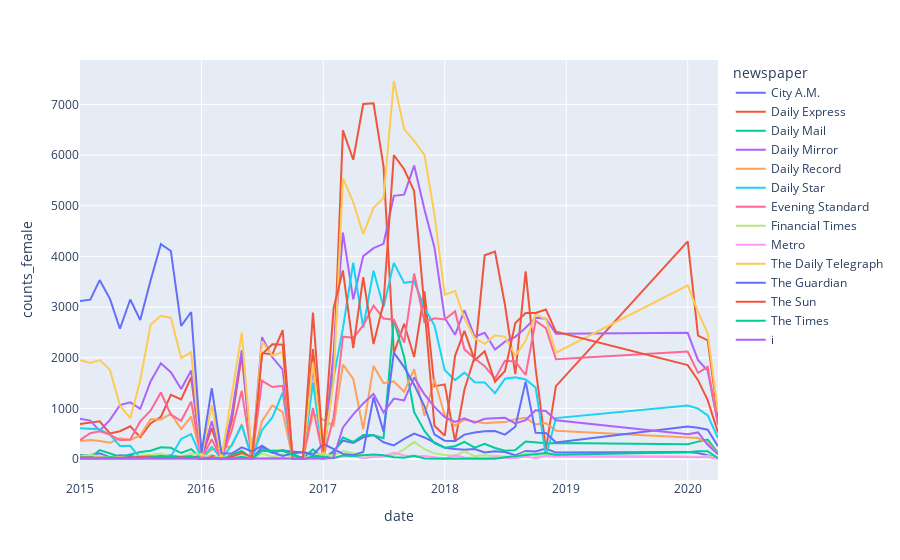

Notebook source saved alongside this figure:
### Code cell
month_df = gender_repr_uk_df.groupby('newspaper').resample('M', on='date').sum().reset_index()
month_df['date'] = month_df['date'].dt.strftime("%Y-%m")
female_quotes = month_df.loc[month_df['counts_female'] != 0]

fig = px.line(female_quotes, x='date', y='counts_female', color='newspaper')
fig.show()

### Figure 1 — Plotly figure (JSON) as saved in the notebook; plotly's stock layout.template omitted (floating-point values rounded to 4 significant figures)
{"data": [{"hovertemplate": "newspaper=City A.M.<br>date=%{x}<br>counts_female=%{y}<extra></extra>", "legendgroup": "City A.M.", "line": {"color": "#636efa", "dash": "solid"}, "mode": "lines", "name": "City A.M.", "orientation": "v", "showlegend": true, "type": "scatter", "x": ["2015-01", "2015-02", "2015-03", "2015-04", "2015-05", "2015-06", "2015-07", "2015-08", "2015-09", "2015-10", "2015-11", "2015-12", "2016-02", "2016-04", "2016-05", "2016-06", "2016-07", "2016-08", "2016-09", "2016-12", "2017-01", "2017-02", "2017-03", "2017-04", "2017-05", "2017-06", "2017-07", "2017-08", "2017-09", "2017-10", "2017-11", "2017-12", "2018-01", "2018-02", "2018-03", "2018-04", "2018-05", "2018-06", "2018-07", "2018-08", "2018-09", "2018-10", "2018-11", "2018-12", "2020-01", "2020-02", "2020-03", "2020-04"], "xaxis": "x", "y": [69, 78, 114, 38, 73, 62, 29, 42, 68, 74, 21, 43, 34, 5, 16, 8, 237, 119, 171, 109, 6, 160, 364, 318, 430, 474, 332, 270, 396, 502, 426, 326, 224, 197, 185, 198, 130, 152, 137, 74, 161, 149, 207, 128, 140, 117, 75, 13], "yaxis": "y"}, {"hovertemplate": "newspaper=Daily Express<br>date=%{x}<br>counts_female=%{y}<extra></extra>", "legendgroup": "Daily Express", "line": {"color": "#EF553B", "dash": "solid"}, "mode": "lines", "name": "Daily Express", "orientation": "v", "showlegend": true, "type": "scatter", "x": ["2015-01", "2015-02", "2015-03", "2015-04", "2015-05", "2015-06", "2015-07", "2015-08", "2015-09", "2015-10", "2015-11", "2015-12", "2016-01", "2016-02", "2016-03", "2016-04", "2016-05", "2016-06", "2016-07", "2016-08", "2016-09", "2016-10", "2016-11", "2016-12", "2017-01", "2017-02", "2017-03", "2017-04", "2017-05", "2017-06", "2017-07", "2017-08", "2017-09", "2017-10", "2017-11", "2017-12", "2018-01", "2018-02", "2018-03", "2018-04", "2018-05", "2018-06", "2018-07", "2018-08", "2018-09", "2018-10", "2018-11", "2018-12", "2020-01", "2020-02", "2020-03", "2020-04"], "xaxis": "x", "y": [691, 721, 746, 505, 550, 646, 432, 703, 831, 1267, 1175, 1613, 33, 611, 6, 748, 2051, 35, 2092, 2065, 2544, 6, 31, 2171, 54, 1754, 6488, 5908, 7008, 7022, 5778, 2090, 2670, 2014, 3308, 1434, 1474, 343, 1367, 2022, 4021, 4094, 3041, 1678, 3703, 1794, 197, 1439, 4296, 2435, 2344, 826], "yaxis": "y"}, {"hovertemplate": "newspaper=Daily Mail<br>date=%{x}<br>counts_female=%{y}<extra></extra>", "legendgroup": "Daily Mail", "line": {"color": "#00cc96", "dash": "solid"}, "mode": "lines", "name": "Daily Mail", "orientation": "v", "showlegend": true, "type": "scatter", "x": ["2015-01", "2015-02", "2015-03", "2015-04", "2015-05", "2015-06", "2015-07", "2015-08", "2015-09", "2015-10", "2015-11", "2015-12", "2016-01", "2016-02", "2016-03", "2016-04", "2016-05", "2016-06", "2016-07", "2016-08", "2016-09", "2016-11", "2016-12", "2017-01", "2017-02", "2017-03", "2017-04", "2017-05", "2017-06", "2017-07", "2017-08", "2017-09", "2017-10", "2017-11", "2017-12", "2018-01", "2018-02", "2018-03", "2018-04", "2018-05", "2018-06", "2018-07", "2018-08", "2018-09", "2018-10", "2018-11", "2018-12", "2020-01", "2020-02", "2020-03", "2020-04"], "xaxis": "x", "y": [81, 27, 178, 103, 46, 91, 139, 164, 231, 222, 119, 196, 4, 72, 2, 83, 159, 13, 175, 139, 177, 16, 192, 16, 120, 426, 336, 476, 470, 412, 2754, 2008, 926, 556, 312, 224, 252, 338, 225, 302, 219, 164, 176, 347, 329, 310, 315, 294, 344, 385, 123], "yaxis": "y"}, {"hovertemplate": "newspaper=Daily Mirror<br>date=%{x}<br>counts_female=%{y}<extra></extra>", "legendgroup": "Daily Mirror", "line": {"color": "#ab63fa", "dash": "solid"}, "mode": "lines", "name": "Daily Mirror", "orientation": "v", "showlegend": true, "type": "scatter", "x": ["2015-01", "2015-02", "2015-03", "2015-04", "2015-05", "2015-06", "2015-07", "2015-08", "2015-09", "2015-10", "2015-11", "2015-12", "2016-01", "2016-02", "2016-03", "2016-04", "2016-05", "2016-06", "2016-07", "2016-08", "2016-09", "2016-10", "2016-11", "2016-12", "2017-01", "2017-02", "2017-03", "2017-04", "2017-05", "2017-06", "2017-07", "2017-08", "2017-09", "2017-10", "2017-11", "2017-12", "2018-01", "2018-02", "2018-03", "2018-04", "2018-05", "2018-06", "2018-07", "2018-08", "2018-09", "2018-10", "2018-11", "2018-12", "2020-01", "2020-02", "2020-03", "2020-04"], "xaxis": "x", "y": [794, 759, 557, 773, 1064, 1120, 993, 1531, 1890, 1714, 1382, 1747, 27, 748, 4, 889, 2150, 35, 2406, 2009, 1764, 2, 37, 1807, 78, 2098, 4470, 3150, 4006, 4164, 4248, 5196, 5218, 5794, 4924, 4178, 2784, 2453, 2936, 2415, 2494, 2163, 2318, 2412, 2590, 2787, 2769, 2471, 2491, 1951, 1747, 693], "yaxis": "y"}, {"hovertemplate": "newspaper=Daily Record<br>date=%{x}<br>counts_female=%{y}<extra></extra>", "legendgroup": "Daily Record", "line": {"color": "#FFA15A", "dash": "solid"}, "mode": "lines", "name": "Daily Record", "orientation": "v", "showlegend": true, "type": "scatter", "x": ["2015-01", "2015-02", "2015-03", "2015-04", "2015-05", "2015-06", "2015-07", "2015-08", "2015-09", "2015-10", "2015-11", "2015-12", "2016-01", "2016-02", "2016-04", "2016-05", "2016-06", "2016-07", "2016-08", "2016-09", "2016-10", "2016-11", "2016-12", "2017-02", "2017-03", "2017-04", "2017-05", "2017-06", "2017-07", "2017-08", "2017-09", "2017-10", "2017-11", "2017-12", "2018-01", "2018-02", "2018-03", "2018-04", "2018-05", "2018-06", "2018-07", "2018-08", "2018-09", "2018-10", "2018-11", "2018-12", "2020-01", "2020-02", "2020-03", "2020-04"], "xaxis": "x", "y": [354, 375, 356, 321, 411, 378, 465, 785, 779, 893, 592, 839, 11, 183, 255, 688, 6, 746, 1060, 925, 1, 6, 895, 656, 1864, 1582, 588, 1838, 1496, 1532, 1330, 1774, 854, 1572, 865, 660, 777, 740, 706, 722, 729, 786, 814, 683, 712, 557, 438, 415, 325, 99], "yaxis": "y"}, {"hovertemplate": "newspaper=Daily Star<br>date=%{x}<br>counts_female=%{y}<extra></extra>", "legendgroup": "Daily Star", "line": {"color": "#19d3f3", "dash": "solid"}, "mode": "lines", "name": "Daily Star", "orientation": "v", "showlegend": true, "type": "scatter", "x": ["2015-01", "2015-02", "2015-03", "2015-04", "2015-05", "2015-06", "2015-07", "2015-08", "2015-09", "2015-10", "2015-11", "2015-12", "2016-01", "2016-02", "2016-03", "2016-04", "2016-05", "2016-06", "2016-07", "2016-08", "2016-09", "2016-10", "2016-11", "2016-12", "2017-01", "2017-02", "2017-03", "2017-04", "2017-05", "2017-06", "2017-07", "2017-08", "2017-09", "2017-10", "2017-11", "2017-12", "2018-01", "2018-02", "2018-03", "2018-04", "2018-05", "2018-06", "2018-07", "2018-08", "2018-09", "2018-10", "2018-11", "2018-12", "2020-01", "2020-02", "2020-03", "2020-04"], "xaxis": "x", "y": [607, 599, 588, 481, 257, 261, 16, 34, 32, 52, 397, 493, 7, 243, 1, 276, 667, 13, 575, 821, 1310, 1, 10, 1507, 24, 1606, 2578, 3874, 2594, 3716, 3002, 3870, 3478, 3506, 2982, 2640, 1754, 1558, 1706, 1515, 1513, 1301, 1585, 1612, 1572, 1413, 48, 809, 1058, 995, 863, 416], "yaxis": "y"}, {"hovertemplate": "newspaper=Evening Standard<br>date=%{x}<br>counts_female=%{y}<extra></extra>", "legendgroup": "Evening Standard", "line": {"color": "#FF6692", "dash": "solid"}, "mode": "lines", "name": "Evening Standard", "orientation": "v", "showlegend": true, "type": "scatter", "x": ["2015-01", "2015-02", "2015-03", "2015-04", "2015-05", "2015-06", "2015-07", "2015-08", "2015-09", "2015-10", "2015-11", "2015-12", "2016-01", "2016-02", "2016-03", "2016-04", "2016-05", "2016-06", "2016-07", "2016-08", "2016-09", "2016-10", "2016-11", "2016-12", "2017-01", "2017-02", "2017-03", "2017-04", "2017-05", "2017-06", "2017-07", "2017-08", "2017-09", "2017-10", "2017-11", "2017-12", "2018-01", "2018-02", "2018-03", "2018-04", "2018-05", "2018-06", "2018-07", "2018-08", "2018-09", "2018-10", "2018-11", "2018-12", "2020-01", "2020-02", "2020-03", "2020-04"], "xaxis": "x", "y": [375, 509, 546, 483, 372, 387, 743, 955, 1313, 875, 755, 1134, 16, 389, 2, 566, 1346, 20, 1547, 1421, 1446, 1, 13, 1010, 34, 816, 2418, 2392, 2638, 3030, 2774, 2750, 2298, 3662, 2704, 2778, 2754, 2916, 2165, 1983, 1833, 1586, 1940, 1926, 1659, 2730, 2585, 1970, 2121, 1700, 1819, 674], "yaxis": "y"}, {"hovertemplate": "newspaper=Financial Times<br>date=%{x}<br>counts_female=%{y}<extra></extra>", "legendgroup": "Financial Times", "line": {"color": "#B6E880", "dash": "solid"}, "mode": "lines", "name": "Financial Times", "orientation": "v", "showlegend": true, "type": "scatter", "x": ["2015-01", "2015-02", "2015-03", "2015-04", "2015-05", "2015-06", "2015-07", "2015-08", "2015-09", "2015-10", "2015-11", "2015-12", "2016-02", "2016-04", "2016-05", "2016-06", "2016-07", "2016-08", "2016-09", "2016-11", "2016-12", "2017-02", "2017-03", "2017-04", "2017-05", "2017-06", "2017-07", "2017-08", "2017-09", "2017-10", "2017-11", "2017-12", "2018-01", "2018-02", "2018-03", "2018-04", "2018-05", "2018-06", "2018-07", "2018-08", "2018-09", "2018-10", "2018-11", "2018-12", "2020-01", "2020-02", "2020-03", "2020-04"], "xaxis": "x", "y": [49, 83, 55, 37, 42, 12, 66, 85, 102, 59, 40, 115, 44, 22, 97, 1, 113, 40, 96, 3, 104, 70, 160, 114, 76, 46, 46, 74, 192, 340, 196, 112, 78, 66, 152, 58, 75, 65, 41, 42, 126, 55, 104, 71, 50, 33, 67, 11], "yaxis": "y"}, {"hovertemplate": "newspaper=Metro<br>date=%{x}<br>counts_female=%{y}<extra></extra>", "legendgroup": "Metro", "line": {"color": "#FF97FF", "dash": "solid"}, "mode": "lines", "name": "Metro", "orientation": "v", "showlegend": true, "type": "scatter", "x": ["2015-01", "2015-02", "2015-03", "2015-05", "2015-06", "2015-08", "2015-09", "2015-10", "2015-11", "2015-12", "2016-02", "2016-04", "2016-05", "2016-07", "2016-08", "2016-09", "2016-11", "2016-12", "2017-01", "2017-02", "2017-03", "2017-04", "2017-05", "2017-06", "2017-07", "2017-08", "2017-09", "2017-10", "2017-11", "2017-12", "2018-01", "2018-02", "2018-03", "2018-04", "2018-05", "2018-06", "2018-07", "2018-08", "2018-09", "2018-10", "2018-11", "2018-12", "2020-01", "2020-02", "2020-03", "2020-04"], "xaxis": "x", "y": [2, 2, 1, 2, 2, 2, 1, 3, 4, 2, 1, 9, 8, 7, 10, 12, 1, 12, 2, 10, 54, 54, 18, 42, 58, 122, 70, 50, 62, 36, 7, 72, 32, 15, 6, 41, 15, 18, 48, 18, 66, 49, 34, 26, 34, 8], "yaxis": "y"}, {"hovertemplate": "newspaper=The Daily Telegraph<br>date=%{x}<br>counts_female=%{y}<extra></extra>", "legendgroup": "The Daily Telegraph", "line": {"color": "#FECB52", "dash": "solid"}, "mode": "lines", "name": "The Daily Telegraph", "orientation": "v", "showlegend": true, "type": "scatter", "x": ["2015-01", "2015-02", "2015-03", "2015-04", "2015-05", "2015-06", "2015-07", "2015-08", "2015-09", "2015-10", "2015-11", "2015-12", "2016-01", "2016-02", "2016-03", "2016-04", "2016-05", "2016-06", "2016-07", "2016-08", "2016-09", "2016-10", "2016-11", "2016-12", "2017-01", "2017-02", "2017-03", "2017-04", "2017-05", "2017-06", "2017-07", "2017-08", "2017-09", "2017-10", "2017-11", "2017-12", "2018-01", "2018-02", "2018-03", "2018-04", "2018-05", "2018-06", "2018-07", "2018-08", "2018-09", "2018-10", "2018-11", "2018-12", "2020-01", "2020-02", "2020-03", "2020-04"], "xaxis": "x", "y": [1950, 1895, 1953, 1760, 1056, 807, 1554, 2649, 2829, 2790, 1997, 2105, 53, 1064, 6, 1306, 2493, 28, 2321, 2043, 2109, 4, 28, 1902, 94, 1534, 5542, 5072, 4438, 4960, 5152, 7462, 6512, 6282, 6004, 4830, 3244, 3318, 2776, 2386, 2273, 2444, 2413, 2044, 2335, 2852, 2762, 2098, 3430, 2906, 2483, 922], "yaxis": "y"}, {"hovertemplate": "newspaper=The Guardian<br>date=%{x}<br>counts_female=%{y}<extra></extra>", "legendgroup": "The Guardian", "line": {"color": "#636efa", "dash": "solid"}, "mode": "lines", "name": "The Guardian", "orientation": "v", "showlegend": true, "type": "scatter", "x": ["2015-01", "2015-02", "2015-03", "2015-04", "2015-05", "2015-06", "2015-07", "2015-08", "2015-09", "2015-10", "2015-11", "2015-12", "2016-01", "2016-02", "2016-03", "2016-04", "2016-05", "2016-06", "2016-07", "2016-08", "2016-09", "2016-10", "2016-11", "2016-12", "2017-01", "2017-02", "2017-03", "2017-04", "2017-05", "2017-06", "2017-07", "2017-08", "2017-09", "2017-10", "2017-11", "2017-12", "2018-01", "2018-02", "2018-03", "2018-04", "2018-05", "2018-06", "2018-07", "2018-08", "2018-09", "2018-10", "2018-11", "2018-12", "2020-01", "2020-02", "2020-03", "2020-04"], "xaxis": "x", "y": [3119, 3146, 3533, 3162, 2572, 3149, 2743, 3525, 4242, 4107, 2627, 2903, 121, 1401, 114, 110, 230, 151, 264, 131, 63, 109, 137, 79, 300, 200, 102, 78, 140, 1222, 540, 2102, 1814, 1468, 1042, 490, 363, 355, 483, 523, 550, 554, 482, 638, 1528, 520, 515, 326, 640, 619, 579, 252], "yaxis": "y"}, {"hovertemplate": "newspaper=The Sun<br>date=%{x}<br>counts_female=%{y}<extra></extra>", "legendgroup": "The Sun", "line": {"color": "#EF553B", "dash": "solid"}, "mode": "lines", "name": "The Sun", "orientation": "v", "showlegend": true, "type": "scatter", "x": ["2015-01", "2015-02", "2015-03", "2015-04", "2015-05", "2015-06", "2015-07", "2015-08", "2015-09", "2015-10", "2015-11", "2015-12", "2016-01", "2016-02", "2016-03", "2016-04", "2016-05", "2016-06", "2016-07", "2016-08", "2016-09", "2016-10", "2016-11", "2016-12", "2017-01", "2017-02", "2017-03", "2017-04", "2017-05", "2017-06", "2017-07", "2017-08", "2017-09", "2017-10", "2017-11", "2017-12", "2018-01", "2018-02", "2018-03", "2018-04", "2018-05", "2018-06", "2018-07", "2018-08", "2018-09", "2018-10", "2018-11", "2018-12", "2020-01", "2020-02", "2020-03", "2020-04"], "xaxis": "x", "y": [35, 23, 25, 24, 25, 25, 43, 50, 39, 53, 44, 55, 1, 41, 2, 46, 125, 38, 2070, 2267, 2259, 2, 36, 2889, 144, 2976, 3724, 2192, 3588, 2270, 3074, 5998, 5720, 5290, 2992, 658, 461, 2037, 2531, 1952, 2126, 1526, 1739, 2687, 2882, 2882, 2951, 2513, 1854, 1557, 1163, 523], "yaxis": "y"}, {"hovertemplate": "newspaper=The Times<br>date=%{x}<br>counts_female=%{y}<extra></extra>", "legendgroup": "The Times", "line": {"color": "#00cc96", "dash": "solid"}, "mode": "lines", "name": "The Times", "orientation": "v", "showlegend": true, "type": "scatter", "x": ["2015-01", "2015-02", "2015-03", "2015-04", "2015-05", "2015-06", "2015-07", "2015-08", "2015-09", "2015-10", "2015-11", "2015-12", "2016-01", "2016-02", "2016-04", "2016-05", "2016-06", "2016-07", "2016-08", "2016-09", "2016-11", "2016-12", "2017-02", "2017-03", "2017-04", "2017-05", "2017-06", "2017-07", "2017-08", "2017-09", "2017-10", "2017-11", "2017-12", "2018-01", "2018-02", "2018-03", "2018-04", "2018-05", "2018-06", "2018-07", "2018-08", "2018-09", "2018-10", "2018-11", "2018-12", "2020-01", "2020-02", "2020-03", "2020-04"], "xaxis": "x", "y": [24, 19, 21, 36, 16, 14, 15, 33, 52, 47, 28, 44, 2, 22, 4, 46, 1, 170, 174, 164, 2, 48, 20, 72, 62, 68, 88, 76, 36, 26, 66, 10, 4, 13, 6, 7, 12, 9, 5, 35, 59, 72, 95, 118, 83, 134, 156, 156, 18], "yaxis": "y"}, {"hovertemplate": "newspaper=i<br>date=%{x}<br>counts_female=%{y}<extra></extra>", "legendgroup": "i", "line": {"color": "#ab63fa", "dash": "solid"}, "mode": "lines", "name": "i", "orientation": "v", "showlegend": true, "type": "scatter", "x": ["2015-01", "2015-02", "2015-03", "2015-04", "2015-05", "2015-06", "2015-07", "2015-08", "2015-09", "2015-10", "2015-11", "2015-12", "2016-01", "2016-02", "2016-04", "2016-05", "2016-06", "2016-07", "2016-08", "2016-09", "2016-11", "2016-12", "2017-01", "2017-02", "2017-03", "2017-04", "2017-05", "2017-06", "2017-07", "2017-08", "2017-09", "2017-10", "2017-11", "2017-12", "2018-01", "2018-02", "2018-03", "2018-04", "2018-05", "2018-06", "2018-07", "2018-08", "2018-09", "2018-10", "2018-11", "2018-12", "2020-01", "2020-02", "2020-03", "2020-04"], "xaxis": "x", "y": [6, 7, 8, 4, 5, 4, 5, 11, 8, 10, 10, 15, 2, 4, 8, 6, 4, 20, 21, 15, 2, 16, 6, 30, 624, 882, 1098, 1286, 920, 1194, 1158, 1612, 1276, 1030, 828, 733, 803, 718, 796, 807, 814, 702, 769, 961, 949, 767, 492, 525, 281, 94], "yaxis": "y"}], "layout": {"legend": {"title": {"text": "newspaper"}, "tracegroupgap": 0}, "margin": {"t": 60}, "xaxis": {"anchor": "y", "domain": [0, 1], "title": {"text": "date"}}, "yaxis": {"anchor": "x", "domain": [0, 1], "title": {"text": "counts_female"}}}}
